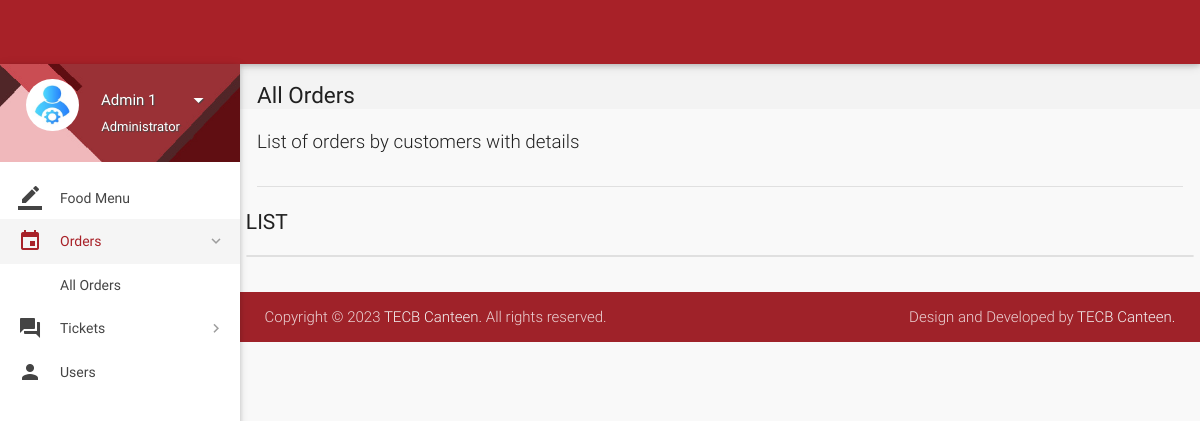
/account/all-orders.php?status=Yet to be delivered (signed in), run on an earlier commit of the app's database.
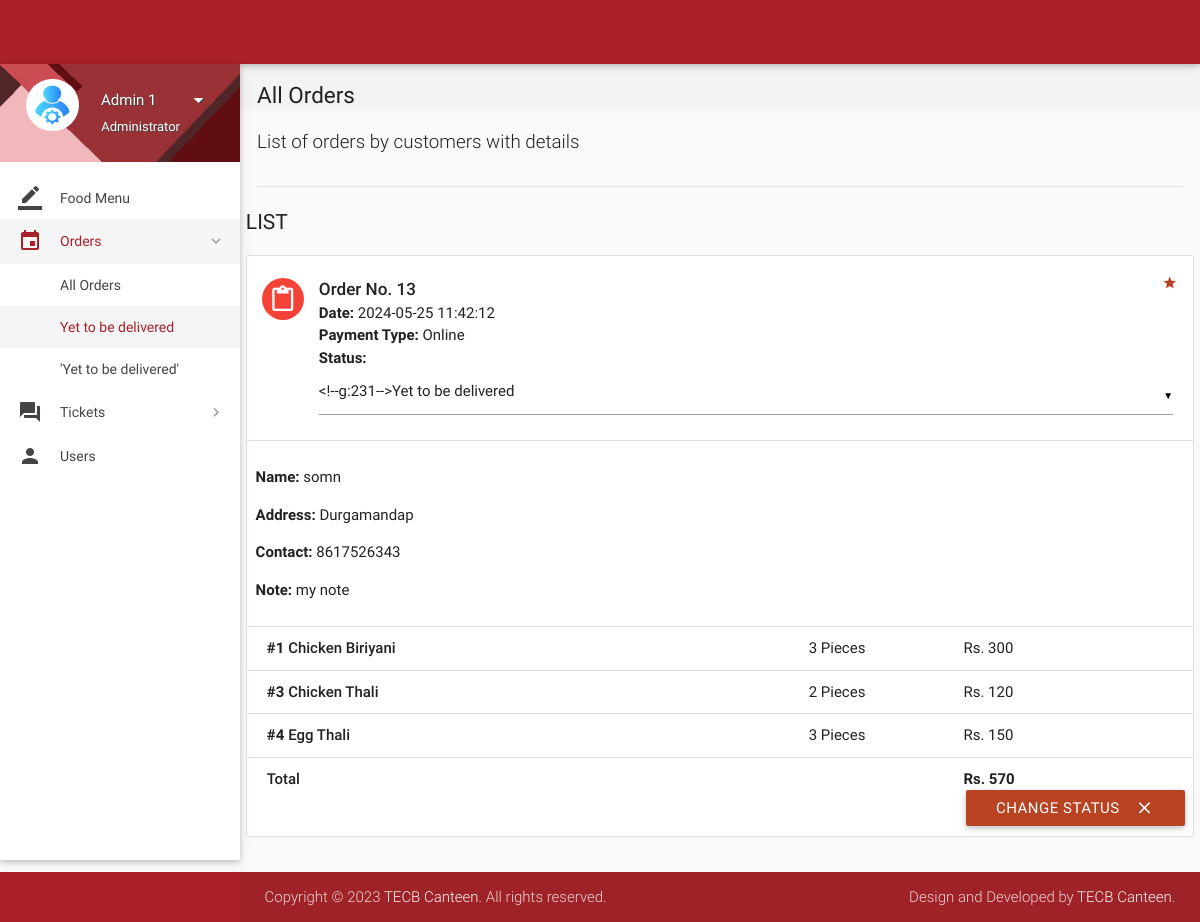
And on a later commit of the database.
### tables this page shows
CREATE TABLE `orders` (
  `id` int(11) NOT NULL,
  `customer_id` int(11) NOT NULL,
  `address` varchar(300) NOT NULL,
  `description` varchar(300) NOT NULL,
  `date` datetime NOT NULL DEFAULT current_timestamp(),
  `payment_type` varchar(16) NOT NULL DEFAULT 'Wallet',
  `total` int(11) NOT NULL,
  `status` varchar(25) NOT NULL DEFAULT '''Yet to be delivered''',
  `deleted` tinyint(4) NOT NULL DEFAULT 0,
  `paymet_id` varchar(255) DEFAULT NULL
);

CREATE TABLE `users` (
  `id` int(11) NOT NULL,
  `role` varchar(15) NOT NULL DEFAULT 'Customer',
  `name` varchar(15) NOT NULL,
  `username` varchar(100) NOT NULL,
  `password` varchar(16) NOT NULL,
  `email` varchar(35) DEFAULT NULL,
  `address` varchar(300) DEFAULT NULL,
  `contact` bigint(11) NOT NULL,
  `verified` tinyint(1) NOT NULL DEFAULT 0,
  `deleted` tinyint(4) NOT NULL DEFAULT 0
);

CREATE TABLE `order_details` (
  `id` int(11) NOT NULL,
  `order_id` int(11) NOT NULL,
  `item_id` int(11) NOT NULL,
  `quantity` int(11) NOT NULL,
  `price` int(11) NOT NULL
);

CREATE TABLE `items` (
  `id` int(11) NOT NULL,
  `name` varchar(20) NOT NULL,
  `price` int(11) NOT NULL,
  `deleted` tinyint(4) NOT NULL DEFAULT 0,
  `image` blob NOT NULL
);

### account/includes/connect.php (called while the page is built, shortened)
<?php
$name = $_SESSION['name'];
$role = $_SESSION['role'];
?>

### account/all-orders.php (the view, shortened to what this page needs)
<?php
include 'includes/connect.php';
	if($_SESSION['admin_sid']==session_id())
	{
		?>
<!DOCTYPE html>
<html lang="en">
<head>
  <link href="css/materialize.min.css" type="text/css" rel="stylesheet" media="screen,projection">
  <link href="css/style.min.css" type="text/css" rel="stylesheet" media="screen,projection">
  <link href="css/custom/custom.min.css" type="text/css" rel="stylesheet" media="screen,projection">
  <link href="js/plugins/perfect-scrollbar/perfect-scrollbar.css" type="text/css" rel="stylesheet" media="screen,projection">
</head>
<body>
  <header id="header" class="page-topbar">
        <div class="navbar-fixed">
            <nav class="navbar-color">
                <div class="nav-wrapper">
                    <ul class="left">
                      <li><h1 class="logo-wrapper"><a href="index.php" class="brand-logo darken-1"><img src="images/materialize-logo.png" alt="logo"></a> <span class="logo-text">Logo</span></h1></li>
                    </ul>
                </div>
            </nav>
        </div>
  </header>
  <div id="main">
    <div class="wrapper">
      <aside id="left-sidebar-nav">
        <ul id="slide-out" class="side-nav fixed leftside-navigation">
            <li class="user-details cyan darken-2">
            <div class="row">
                <div class="col col s4 m4 l4">
                    <img src="images/avatar.jpg" alt="" class="circle responsive-img valign profile-image">
                </div>
                <div class="col col s8 m8 l8">
                    <a class="btn-flat dropdown-button waves-effect waves-light white-text profile-btn" href="#" data-activates="profile-dropdown"><?php echo $name;?> <i class="mdi-navigation-arrow-drop-down right"></i></a>
                    <p class="user-roal"><?php echo $role;?></p>
                </div>
            </div>
            </li>
            <li class="bold"><a href="index.php" class="waves-effect waves-cyan"><i class="mdi-editor-border-color"></i> Food Menu</a>
            </li>
                <li class="no-padding">
                    <ul class="collapsible collapsible-accordion">
                        <li class="bold"><a class="collapsible-header waves-effect waves-cyan active"><i class="mdi-editor-insert-invitation"></i> Orders</a>
                            <div class="collapsible-body">
                                <ul>
								<li class="<?php
								if(!isset($_GET['status'])){
										echo 'active';
									}?>
									"><a href="all-orders.php">All Orders</a>
                                </li>
								<?php
									$sql = mysqli_query($con, "SELECT DISTINCT status FROM orders;");
									while($row = mysqli_fetch_array($sql)){
									if(isset($_GET['status'])){
										$status = $row['status'];
									}
                                    echo '<li class='.(isset($_GET['status'])?($status == $_GET['status'] ? 'active' : ''): '').'><a href="all-orders.php?status='.$row['status'].'">'.$row['status'].'</a>
                                    </li>';
									}
									?>
                                </ul>
                            </div>
                        </li>
                    </ul>
                </li>
                 <li class="no-padding">
                    <ul class="collapsible collapsible-accordion">
                        <li class="bold"><a class="collapsible-header waves-effect waves-cyan"><i class="mdi-action-question-answer"></i> Tickets</a>
                        </li>
                    </ul>
                </li>
            <li class="bold"><a href="users.php" class="waves-effect waves-cyan"><i class="mdi-social-person"></i> Users</a>
            </li>
        </ul>
        </aside>
      <section id="content">
        <div id="breadcrumbs-wrapper">
          <div class="container">
            <div class="row">
              <div class="col s12 m12 l12">
                <h5 class="breadcrumbs-title">All Orders</h5>
              </div>
            </div>
          </div>
        </div>
        <div class="container">
          <p class="caption">List of orders by customers with details</p>
          <div class="divider"></div>
<div id="work-collections" class="seaction">
					<?php
					if(isset($_GET['status'])){
						$status = $_GET['status'];
					}
					else{
						$status = '%';
					}
					$sql = mysqli_query($con, "SELECT * FROM orders WHERE status LIKE '$status';");
					echo '<div class="row">
                <div>
                    <h4 class="header">List</h4>
                    <ul id="issues-collection" class="collection">';
					while($row = mysqli_fetch_array($sql))
					{
						$status = $row['status'];
						$deleted = $row['deleted'];
						echo '<li class="collection-item avatar">
                              <i class="mdi-content-content-paste red circle"></i>
                              <span class="collection-header">Order No. '.$row['id'].'</span>
                              <p><strong>Date:</strong> '.$row['date'].'</p>
                              <p><strong>Payment Type:</strong> '.$row['payment_type'].'</p>
							  <p><strong>Status:</strong> '.($deleted ? $status : '
							  <form method="post" action="routers/edit-orders.php">
							    <input type="hidden" value="'.$row['id'].'" name="id">
								<select name="status">
								<option value="Yet to be delivered" '.($status=='Yet to be delivered' ? 'selected' : '').'>Yet to be delivered</option>
								<option value="Delivered" '.($status=='Delivered' ? 'selected' : '').'>Delivered</option>
								<option value="Cancelled by Admin" '.($status=='Cancelled by Admin' ? 'selected' : '').'>Cancelled by Admin</option>
								<option value="Paused" '.($status=='Paused' ? 'selected' : '').'>Paused</option>
								</select>
							  ').'</p>
                              <a href="#" class="secondary-content"><i class="mdi-action-grade"></i></a>
                              </li>';
						$order_id = $row['id'];
						$customer_id = $row['customer_id'];
						$sql1 = mysqli_query($con, "SELECT * FROM order_details WHERE order_id = $order_id;");
						$sql3 = mysqli_query($con, "SELECT * FROM users WHERE id = $customer_id;");
							while($row3 = mysqli_fetch_array($sql3))
							{
							echo '<li class="collection-item">
                            <div class="row">
							<p><strong>Name: </strong>'.$row3['name'].'</p>
							<p><strong>Address: </strong>'.$row['address'].'</p>
							'.($row3['contact'] == '' ? '' : '<p><strong>Contact: </strong>'.$row3['contact'].'</p>').'
							'.($row3['email'] == '' ? '' : '<p><strong>Email: </strong>'.$row3['email'].'</p>').'
							'.(!empty($row['description']) ? '<p><strong>Note: </strong>'.$row['description'].'</p>' : '').'
                            </li>';
							}
						while($row1 = mysqli_fetch_array($sql1))
						{
							$item_id = $row1['item_id'];
							$sql2 = mysqli_query($con, "SELECT * FROM items WHERE id = $item_id;");
							while($row2 = mysqli_fetch_array($sql2))
								$item_name = $row2['name'];
							echo '<li class="collection-item">
                            <div class="row">
                            <div class="col s7">
                            <p class="collections-title"><strong>#'.$row1['item_id'].'</strong> '.$item_name.'</p>
                            </div>
                            <div class="col s2">
                            <span>'.$row1['quantity'].' Pieces</span>
                            </div>
                            <div class="col s3">
                            <span>Rs. '.$row1['price'].'</span>
                            </div>
                            </div>
                            </li>';
						}
								echo'<li class="collection-item">
                                        <div class="row">
                                            <div class="col s7">
                                                <p class="collections-title"> Total</p>
                                            </div>
                                            <div class="col s2">
											<span> </span>
                                            </div>
                                            <div class="col s3">
                                                <span><strong>Rs. '.$row['total'].'</strong></span>
                                            </div>';
								if(!$deleted){
								echo '<button class="btn waves-effect waves-light right submit" type="submit" name="action">Change Status
                                              <i class="mdi-content-clear right"></i>
										</button>
										</form>';
								}
								echo'</div></li>';
					}
					?>
					</ul>
                </div>
              </div>
            </div>
        </div>
      </section>
    </div>
  </div>
  <footer class="page-footer">
    <div class="footer-copyright">
      <div class="container">
      <span>Copyright © 2023 <a class="grey-text text-lighten-4" href="#" target="_blank">TECB Canteen.</a> All rights reserved.</span>
        <span class="right"> Design and Developed by <a class="grey-text text-lighten-4" href="#">TECB Canteen.</a></span>
        </div>
    </div>
  </footer>
</body>
</html>
<?php
	}
?>

What changed in the data, as far as the page shows it:
added orders: id "13", date "2024-05-25 11:42:12", payment_type "Online", address "Durgamandap", description "my note", total "570", deleted "CHANGE STATUS"
added users: name "somn", contact "8617526343"
added order_details: item "1", item.name "Chicken Biriyani", quantity "3", price "300"
added order_details: item "3", item.name "Chicken Thali", quantity "2", price "120"
added order_details: item "4", item.name "Egg Thali", quantity "3", price "150"
Also different on the page:
new list line: "Yet to be delivered"
new list line: "'Yet to be delivered'"
